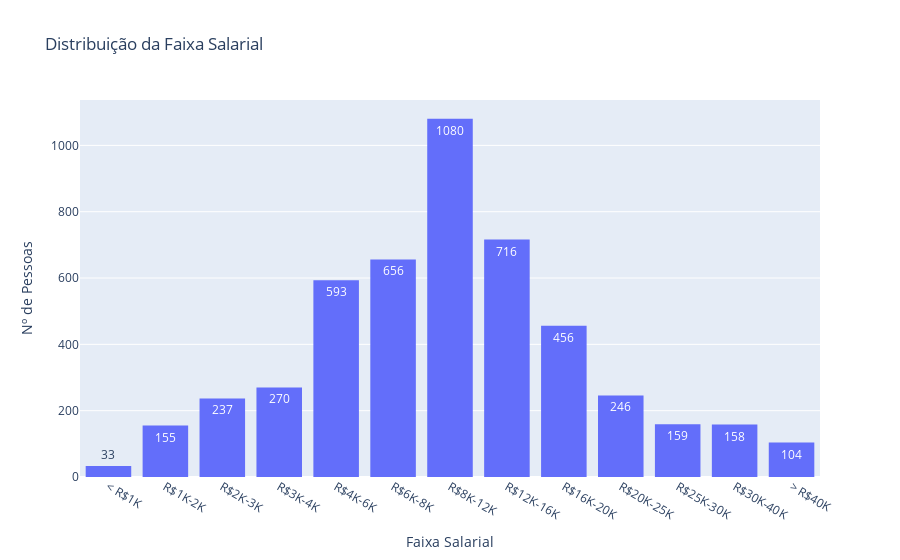

Notebook code for this chart:
### Code cell
# Mapeamento para rótulos simplificados
mapa_faixas = {
    "Menos de R$ 1.000/mês": "< R$1K",
    "de R$ 1.001/mês a R$ 2.000/mês": "R$1K-2K",
    "de R$ 2.001/mês a R$ 3.000/mês": "R$2K-3K",
    "de R$ 3.001/mês a R$ 4.000/mês": "R$3K-4K",
    "de R$ 4.001/mês a R$ 6.000/mês": "R$4K-6K",
    "de R$ 6.001/mês a R$ 8.000/mês": "R$6K-8K",
    "de R$ 8.001/mês a R$ 12.000/mês": "R$8K-12K",
    "de R$ 12.001/mês a R$ 16.000/mês": "R$12K-16K",
    "de R$ 16.001/mês a R$ 20.000/mês": "R$16K-20K",
    "de R$ 20.001/mês a R$ 25.000/mês": "R$20K-25K",
    "de R$ 25.001/mês a R$ 30.000/mês": "R$25K-30K",
    "de R$ 30.001/mês a R$ 40.000/mês": "R$30K-40K",
    "Acima de R$ 40.001/mês": "> R$40K",
}

# Aplicando a coluna formatada
df["faixa_salarial_simplificada"] = df["2.h_faixa_salarial"].map(mapa_faixas)

# Definindo a nova ordem simplificada
ordem_simplificada = list(mapa_faixas.values())

# Distribuição da Faixa Salarial
g3 = px.histogram(
    df,
    x="faixa_salarial_simplificada",
    category_orders={"faixa_salarial_simplificada": ordem_simplificada},
    title="Distribuição da Faixa Salarial",
    text_auto=True,
)
g3.update_layout(xaxis_title="Faixa Salarial", yaxis_title="Nº de Pessoas")
g3.show()

### Figure 1 — Plotly figure (JSON) as saved in the notebook; plotly's stock layout.template omitted (floating-point values rounded to 4 significant figures; data arrays with more than 128 entries replaced by an {"elided": "..."} marker saying what was removed)
{"data": [{"bingroup": "x", "hovertemplate": "faixa_salarial_simplificada=%{x}<br>count=%{y}<extra></extra>", "legendgroup": "", "marker": {"color": "#636efa", "pattern": {"shape": ""}}, "name": "", "orientation": "v", "showlegend": false, "texttemplate": "%{value}", "type": "histogram", "x": {"elided": "5217 str values"}, "xaxis": "x", "yaxis": "y"}], "layout": {"barmode": "relative", "legend": {"tracegroupgap": 0}, "title": {"text": "Distribuição da Faixa Salarial"}, "xaxis": {"anchor": "y", "categoryarray": ["< R$1K", "R$1K-2K", "R$2K-3K", "R$3K-4K", "R$4K-6K", "R$6K-8K", "R$8K-12K", "R$12K-16K", "R$16K-20K", "R$20K-25K", "R$25K-30K", "R$30K-40K", "> R$40K"], "categoryorder": "array", "domain": [0, 1], "title": {"text": "Faixa Salarial"}}, "yaxis": {"anchor": "x", "domain": [0, 1], "title": {"text": "Nº de Pessoas"}}}}
